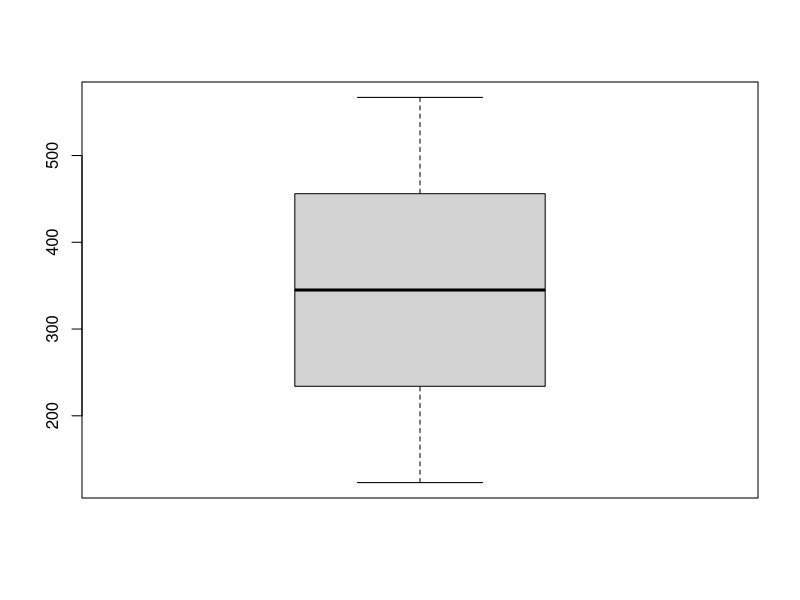

Recreate this plot in R.
## ---- chunk 1
mystuff = c(123, 234, 345, 456, 567)
boxplot(mystuff)
